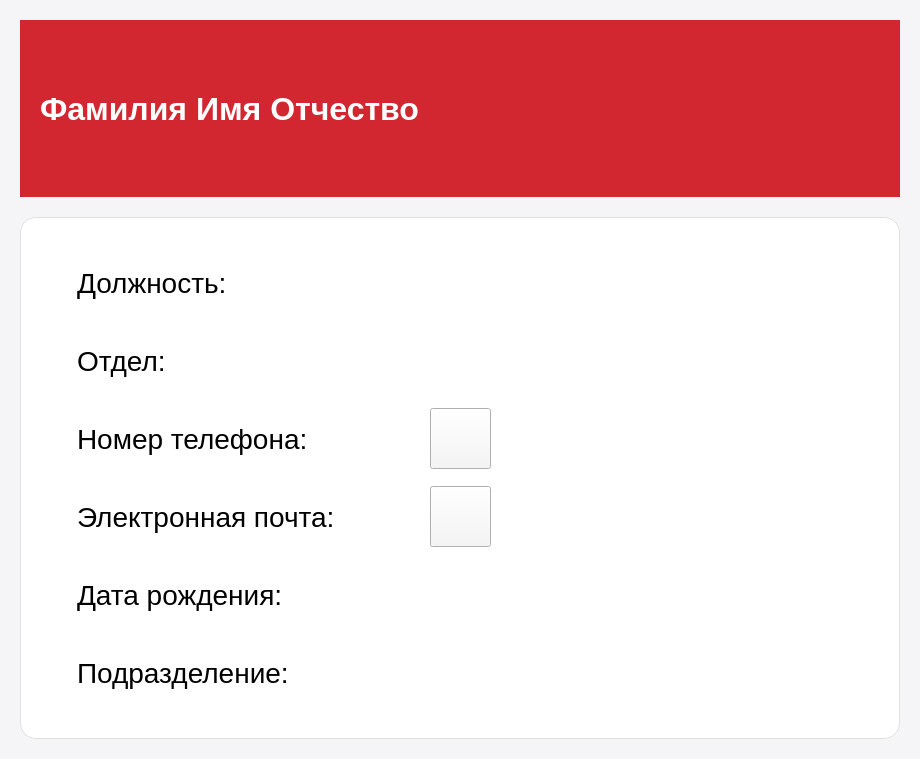
<?xml version="1.0" encoding="UTF-8"?>
<ui version="4.0">
 <class>ProfileDataForm</class>
 <widget class="QWidget" name="ProfileDataForm">
  <property name="geometry">
   <rect>
    <x>0</x>
    <y>0</y>
    <width>920</width>
    <height>759</height>
   </rect>
  </property>
  <property name="windowTitle">
   <string>Профиль сотрудника</string>
  </property>
  <property name="styleSheet">
   <string notr="true">
QWidget {
    background-color: #F5F5F7;
    font-family: 'Segoe UI', Arial;
}

/* Основная карточка с информацией */
QFrame#infoFrame {
    background-color: white;
    border-radius: 16px;
    border: 1px solid #E0E0E0;
}

/* Кнопки */
QPushButton {
    min-height: 41px;
    max-height: 41px;
    border: none;
    border-radius: 10px;
    font-weight: bold;
    padding: 0px 16px;
}

/* ComboBox */
QComboBox {
    border: 2px solid #E0E0E0;
    border-radius: 8px;
    padding: 6px 12px;
    font-size: 14px;
    background-color: white;
    height: 41px;
}
QComboBox:focus {
    border: 2px solid #ccab6e;
}
QComboBox::drop-down {
    border: none;
    padding-right: 10px;
}

/* DateEdit */
QDateEdit {
    border: 2px solid #E0E0E0;
    border-radius: 8px;
    padding: 8px 12px;
    font-size: 14px;
    background-color: white;
    min-height: 41px;
    max-height: 41px;
}
QDateEdit:focus {
    border: 2px solid #ccab6e;
}

/* Чекбокс */
QCheckBox {
    spacing: 8px;
    font-size: 14px;
    min-height: 41px;
}
QCheckBox::indicator {
    width: 16px;
    height: 16px;
}
QCheckBox::indicator:unchecked {
    border: 2px solid #E0E0E0;
    border-radius: 4px;
    background-color: white;
}
QCheckBox::indicator:checked {
    border: 2px solid #ccab6e;
    border-radius: 4px;
    background-color: #ccab6e;
}

/* Таблицы */
QTableWidget {
    border: 1px solid #E0E0E0;
    border-radius: 8px;
    background-color: white;
    gridline-color: #E0E0E0;
}
QTableWidget::item {
    padding: 8px;
}
QHeaderView::section {
    background-color: #F5F5F7;
    padding: 8px;
    border: none;
    border-bottom: 1px solid #E0E0E0;
    font-weight: bold;
}

/* Заголовки */
QLabel#titleLabel {
    font-size: 24px;
    font-weight: bold;
    color: #1B232A;
    padding: 10px 0;
}

QLabel {
    font-size: 14px;
    font-weight: normal;
    color: #333;
}

/* Скроллбары */
QScrollArea {
    border: none;
    background-color: transparent;
}
QScrollBar:vertical {
    background: #F5F5F5;
    width: 8px;
    border-radius: 4px;
}
QScrollBar::handle:vertical {
    background: #C1C1C1;
    border-radius: 4px;
    min-height: 20px;
}
QScrollBar:horizontal {
    border: none;
    background: #F5F5F5;
    height: 8px;
    margin: 0px;
    border-radius: 4px;
}
QScrollBar::handle:horizontal {
    background: #c1c1c1;
    border-radius: 4px;
    min-width: 20px;
}
QScrollBar::add-line, QScrollBar::sub-line {
    border: none;
    background: none;
}
   </string>
  </property>
  <layout class="QVBoxLayout" name="mainLayout">
   <property name="spacing">
    <number>0</number>
   </property>
   <property name="leftMargin">
    <number>0</number>
   </property>
   <property name="topMargin">
    <number>0</number>
   </property>
   <property name="rightMargin">
    <number>0</number>
   </property>
   <property name="bottomMargin">
    <number>0</number>
   </property>
   <item>
    <widget class="QScrollArea" name="scrollArea">
     <property name="verticalScrollBarPolicy">
      <enum>Qt::ScrollBarPolicy::ScrollBarAsNeeded</enum>
     </property>
     <property name="horizontalScrollBarPolicy">
      <enum>Qt::ScrollBarPolicy::ScrollBarAsNeeded</enum>
     </property>
     <property name="widgetResizable">
      <bool>true</bool>
     </property>
     <widget class="QWidget" name="scrollAreaWidgetContents">
      <property name="geometry">
       <rect>
        <x>0</x>
        <y>0</y>
        <width>920</width>
        <height>759</height>
       </rect>
      </property>
      <layout class="QVBoxLayout" name="scrollAreaLayout">
       <property name="spacing">
        <number>20</number>
       </property>
       <property name="leftMargin">
        <number>20</number>
       </property>
       <property name="topMargin">
        <number>20</number>
       </property>
       <property name="rightMargin">
        <number>20</number>
       </property>
       <property name="bottomMargin">
        <number>20</number>
       </property>
       <item>
        <widget class="QFrame" name="headerFrame">
         <property name="minimumSize">
          <size>
           <width>0</width>
           <height>140</height>
          </size>
         </property>
         <property name="styleSheet">
          <string notr="true">#headerFrame { background-color: #D22730; margin: 0px; padding: 0px; }</string>
         </property>
         <property name="frameShape">
          <enum>QFrame::Shape::NoFrame</enum>
         </property>
         <property name="frameShadow">
          <enum>QFrame::Shadow::Plain</enum>
         </property>
         <layout class="QHBoxLayout" name="horizontalLayoutHeader">
          <property name="spacing">
           <number>0</number>
          </property>
          <property name="leftMargin">
           <number>20</number>
          </property>
          <property name="topMargin">
           <number>0</number>
          </property>
          <property name="rightMargin">
           <number>20</number>
          </property>
          <property name="bottomMargin">
           <number>0</number>
          </property>
          <item>
           <widget class="QLabel" name="labelTitle">
            <property name="styleSheet">
             <string notr="true">color: white; font-size: 32px; font-weight: bold; background-color: transparent;</string>
            </property>
            <property name="text">
             <string>Фамилия Имя Отчество</string>
            </property>
           </widget>
          </item>
          <item>
           <spacer name="horizontalSpacer_3">
            <property name="orientation">
             <enum>Qt::Orientation::Horizontal</enum>
            </property>
            <property name="sizeHint" stdset="0">
             <size>
              <width>40</width>
              <height>20</height>
             </size>
            </property>
           </spacer>
          </item>
         </layout>
        </widget>
       </item>
       <item>
        <widget class="QFrame" name="infoFrame">
         <property name="styleSheet">
          <string notr="true">padding: 20px;</string>
         </property>
         <layout class="QFormLayout" name="formLayout">
          <item row="0" column="0">
           <widget class="QLabel" name="label_position_title">
            <property name="styleSheet">
             <string notr="true">font-size: 28px; color: black; background-color: transparent;</string>
            </property>
            <property name="text">
             <string>Должность:</string>
            </property>
           </widget>
          </item>
          <item row="0" column="1">
           <widget class="QLabel" name="label_position_value">
            <property name="styleSheet">
             <string notr="true">font-size: 28px; color: black; background-color: transparent;</string>
            </property>
           </widget>
          </item>
          <item row="1" column="0">
           <widget class="QLabel" name="label_department_title">
            <property name="styleSheet">
             <string notr="true">font-size: 28px; color: black; background-color: transparent;</string>
            </property>
            <property name="text">
             <string>Отдел:</string>
            </property>
           </widget>
          </item>
          <item row="1" column="1">
           <widget class="QLabel" name="label_department_value">
            <property name="styleSheet">
             <string notr="true">font-size: 28px; color: black; background-color: transparent;</string>
            </property>
           </widget>
          </item>
          <item row="2" column="0">
           <widget class="QLabel" name="label_phone_title">
            <property name="styleSheet">
             <string notr="true">font-size: 28px; color: black; background-color: transparent;</string>
            </property>
            <property name="text">
             <string>Номер телефона:</string>
            </property>
           </widget>
          </item>
          <item row="2" column="1">
           <layout class="QHBoxLayout" name="phoneLayout">
            <item>
             <widget class="QLabel" name="label_phone_value">
              <property name="styleSheet">
               <string notr="true">font-size: 28px; color: black; background-color: transparent;</string>
              </property>
             </widget>
            </item>
            <item>
             <widget class="QToolButton" name="btnEditPhone"/>
            </item>
            <item>
             <spacer name="horizontalSpacer">
              <property name="orientation">
               <enum>Qt::Orientation::Horizontal</enum>
              </property>
              <property name="sizeHint" stdset="0">
               <size>
                <width>40</width>
                <height>20</height>
               </size>
              </property>
             </spacer>
            </item>
           </layout>
          </item>
          <item row="3" column="0">
           <widget class="QLabel" name="label_email_title">
            <property name="styleSheet">
             <string notr="true">font-size: 28px; color: black; background-color: transparent;</string>
            </property>
            <property name="text">
             <string>Электронная почта:</string>
            </property>
           </widget>
          </item>
          <item row="3" column="1">
           <layout class="QHBoxLayout" name="emailLayout">
            <item>
             <widget class="QLabel" name="label_email_value">
              <property name="styleSheet">
               <string notr="true">font-size: 28px; color: black; background-color: transparent;</string>
              </property>
             </widget>
            </item>
            <item>
             <widget class="QToolButton" name="btnEditEmail"/>
            </item>
            <item>
             <spacer name="horizontalSpacer_2">
              <property name="orientation">
               <enum>Qt::Orientation::Horizontal</enum>
              </property>
              <property name="sizeHint" stdset="0">
               <size>
                <width>40</width>
                <height>20</height>
               </size>
              </property>
             </spacer>
            </item>
           </layout>
          </item>
          <item row="4" column="0">
           <widget class="QLabel" name="label_birth_date_title">
            <property name="styleSheet">
             <string notr="true">font-size: 28px; color: black; background-color: transparent;</string>
            </property>
            <property name="text">
             <string>Дата рождения:</string>
            </property>
           </widget>
          </item>
          <item row="4" column="1">
           <widget class="QLabel" name="label_birth_date_value">
            <property name="styleSheet">
             <string notr="true">font-size: 28px; color: black; background-color: transparent;</string>
            </property>
           </widget>
          </item>
          <item row="5" column="0">
           <widget class="QLabel" name="label_division_title">
            <property name="styleSheet">
             <string notr="true">font-size: 28px; color: black; background-color: transparent;</string>
            </property>
            <property name="text">
             <string>Подразделение:</string>
            </property>
           </widget>
          </item>
          <item row="5" column="1">
           <widget class="QLabel" name="label_division_value">
            <property name="styleSheet">
             <string notr="true">font-size: 28px; color: black; background-color: transparent;</string>
            </property>
           </widget>
          </item>
         </layout>
        </widget>
       </item>
      </layout>
     </widget>
    </widget>
   </item>
  </layout>
 </widget>
 <resources/>
 <connections/>
</ui>
